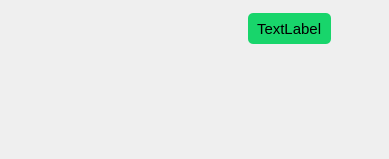
<?xml version="1.0" encoding="UTF-8"?>
<ui version="4.0">
 <class>MyMessage</class>
 <widget class="QWidget" name="MyMessage">
  <property name="geometry">
   <rect>
    <x>0</x>
    <y>0</y>
    <width>389</width>
    <height>159</height>
   </rect>
  </property>
  <property name="windowTitle">
   <string>Form</string>
  </property>
  <property name="styleSheet">
   <string notr="true"/>
  </property>
  <layout class="QHBoxLayout" name="horizontalLayout">
   <property name="spacing">
    <number>0</number>
   </property>
   <property name="leftMargin">
    <number>0</number>
   </property>
   <property name="topMargin">
    <number>0</number>
   </property>
   <property name="rightMargin">
    <number>0</number>
   </property>
   <property name="bottomMargin">
    <number>0</number>
   </property>
   <item>
    <spacer name="horizontalSpacer">
     <property name="orientation">
      <enum>Qt::Horizontal</enum>
     </property>
     <property name="sizeHint" stdset="0">
      <size>
       <width>40</width>
       <height>20</height>
      </size>
     </property>
    </spacer>
   </item>
   <item>
    <widget class="QWidget" name="widget_2" native="true">
     <layout class="QVBoxLayout" name="verticalLayout_2">
      <property name="spacing">
       <number>0</number>
      </property>
      <property name="leftMargin">
       <number>0</number>
      </property>
      <property name="topMargin">
       <number>0</number>
      </property>
      <property name="rightMargin">
       <number>0</number>
      </property>
      <property name="bottomMargin">
       <number>0</number>
      </property>
      <item>
       <spacer name="verticalSpacer_3">
        <property name="orientation">
         <enum>Qt::Vertical</enum>
        </property>
        <property name="sizeType">
         <enum>QSizePolicy::Fixed</enum>
        </property>
        <property name="sizeHint" stdset="0">
         <size>
          <width>20</width>
          <height>13</height>
         </size>
        </property>
       </spacer>
      </item>
      <item>
       <widget class="QWidget" name="widget_3" native="true">
        <property name="styleSheet">
         <string notr="true">background-color: rgb(24, 213, 107);
border-radius:5px</string>
        </property>
        <layout class="QVBoxLayout" name="verticalLayout_3">
         <property name="topMargin">
          <number>3</number>
         </property>
         <property name="bottomMargin">
          <number>3</number>
         </property>
         <item>
          <widget class="QLabel" name="text_label">
           <property name="minimumSize">
            <size>
             <width>0</width>
             <height>25</height>
            </size>
           </property>
           <property name="maximumSize">
            <size>
             <width>250</width>
             <height>16777215</height>
            </size>
           </property>
           <property name="font">
            <font>
             <pointsize>11</pointsize>
            </font>
           </property>
           <property name="styleSheet">
            <string notr="true"/>
           </property>
           <property name="text">
            <string>TextLabel</string>
           </property>
           <property name="alignment">
            <set>Qt::AlignLeading|Qt::AlignLeft|Qt::AlignVCenter</set>
           </property>
           <property name="wordWrap">
            <bool>true</bool>
           </property>
          </widget>
         </item>
        </layout>
       </widget>
      </item>
      <item>
       <spacer name="verticalSpacer_2">
        <property name="orientation">
         <enum>Qt::Vertical</enum>
        </property>
        <property name="sizeHint" stdset="0">
         <size>
          <width>20</width>
          <height>2</height>
         </size>
        </property>
       </spacer>
      </item>
     </layout>
    </widget>
   </item>
   <item>
    <widget class="QWidget" name="widget" native="true">
     <property name="maximumSize">
      <size>
       <width>58</width>
       <height>16777215</height>
      </size>
     </property>
     <layout class="QVBoxLayout" name="verticalLayout">
      <item>
       <widget class="QLabel" name="headPic_label">
        <property name="minimumSize">
         <size>
          <width>40</width>
          <height>40</height>
         </size>
        </property>
        <property name="maximumSize">
         <size>
          <width>40</width>
          <height>40</height>
         </size>
        </property>
        <property name="styleSheet">
         <string notr="true">border-radius:5px</string>
        </property>
        <property name="text">
         <string/>
        </property>
       </widget>
      </item>
      <item>
       <spacer name="verticalSpacer">
        <property name="orientation">
         <enum>Qt::Vertical</enum>
        </property>
        <property name="sizeHint" stdset="0">
         <size>
          <width>20</width>
          <height>0</height>
         </size>
        </property>
       </spacer>
      </item>
     </layout>
    </widget>
   </item>
  </layout>
 </widget>
 <resources/>
 <connections/>
</ui>
